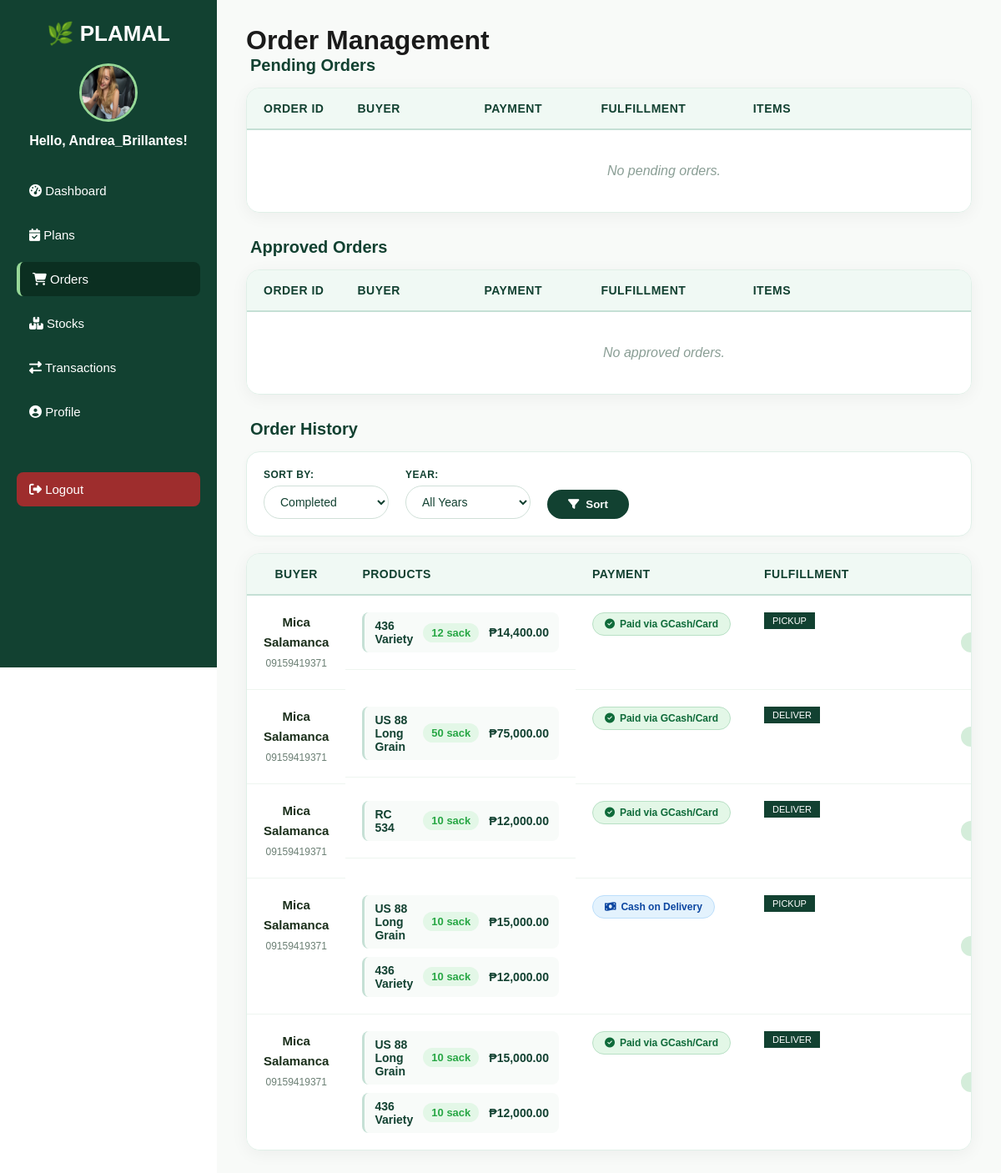
The page /farmer/orders.php (signed in) on the database its author committed.
### tables this page shows
CREATE TABLE `farmer_details` (
  `id` int(11) NOT NULL,
  `user_id` int(11) NOT NULL,
  `farmer_name` varchar(150) DEFAULT NULL,
  `farm_area` varchar(100) DEFAULT NULL,
  `phone` varchar(50) DEFAULT NULL,
  `registry_num` varchar(100) NOT NULL,
  `photo` varchar(255) DEFAULT NULL,
  `street` varchar(255) DEFAULT NULL,
  `barangay` varchar(120) DEFAULT NULL,
  `full_address` varchar(255) DEFAULT NULL,
  `city` varchar(255) DEFAULT NULL,
  `citymun_code` varchar(10) DEFAULT NULL,
  `province` varchar(100) DEFAULT NULL,
  `province_code` varchar(10) DEFAULT NULL,
  `zip` varchar(50) DEFAULT NULL
);

CREATE TABLE `orders` (
  `id` int(11) NOT NULL,
  `buyer_id` int(11) NOT NULL,
  `farmer_id` int(11) NOT NULL,
  `fulfillment` varchar(20) NOT NULL DEFAULT 'pickup',
  `delivery_address` text DEFAULT NULL,
  `date_needed` date DEFAULT NULL,
  `status` varchar(20) NOT NULL DEFAULT 'pending',
  `decline_reason` varchar(255) DEFAULT NULL,
  `created_at` datetime NOT NULL DEFAULT current_timestamp(),
  `completed_at` datetime DEFAULT NULL,
  `completed_by` varchar(50) DEFAULT NULL,
  `stock_deducted` tinyint(1) NOT NULL DEFAULT 0,
  `outflow_logged` tinyint(1) NOT NULL DEFAULT 0,
  `delivery_provider` varchar(50) DEFAULT NULL,
  `delivery_fee` decimal(10,2) NOT NULL DEFAULT 0.00,
  `payment_method` varchar(30) NOT NULL DEFAULT 'cod',
  `payment_status` varchar(20) NOT NULL DEFAULT 'unpaid',
  `payment_reference` varchar(100) DEFAULT NULL
);

CREATE TABLE `buyer_details` (
  `id` int(11) NOT NULL,
  `user_id` int(11) NOT NULL,
  `full_name` varchar(150) DEFAULT NULL,
  `phone` varchar(50) DEFAULT NULL,
  `photo` varchar(255) DEFAULT NULL,
  `address_label` varchar(50) DEFAULT NULL,
  `street` varchar(255) DEFAULT NULL,
  `barangay` varchar(120) DEFAULT NULL,
  `full_address` varchar(255) DEFAULT NULL,
  `city` varchar(255) DEFAULT NULL,
  `citymun_code` varchar(10) DEFAULT NULL,
  `province` varchar(100) DEFAULT NULL,
  `province_code` varchar(10) DEFAULT NULL,
  `zip` varchar(50) DEFAULT NULL
);

CREATE TABLE `order_items` (
  `id` int(11) NOT NULL,
  `order_id` int(11) NOT NULL,
  `product_id` int(11) NOT NULL,
  `product_name` varchar(100) NOT NULL,
  `qty` int(11) NOT NULL,
  `price` decimal(10,2) NOT NULL,
  `unit` varchar(30) DEFAULT NULL
);

### farmer/orders.php (the view, shortened to what this page needs)
<?php
require_once "../db_connection.php";
$farmer_id = (int)$_SESSION['user_id'];
$farmerId = (int)$_SESSION['user_id'];
$farmerName = htmlspecialchars($_SESSION['username']);
$stmt = $conn->prepare("SELECT photo FROM farmer_details WHERE user_id = ?");
$stmt->bind_param("i", $farmerId);
$stmt->execute();
$result = $stmt->get_result();
$row = $result->fetch_assoc();
$farmerPhoto = !empty($row['photo']) ? "../uploads/" . $row['photo'] : "../images/default-avatar.png";
function money($n){ return "₱" . number_format((float)$n, 2); }
$historyType = $_GET['history'] ?? 'completed';
$historyYear = $_GET['history_year'] ?? 'all';
$historyMap = [
  'completed' => 'completed',
  'cancelled' => 'cancelled',
  'declined'  => 'declined'
];
$historyStatus = $historyMap[$historyType] ?? 'completed';
function fetchOrdersNoYear($conn, $farmer_id, $status) {
  $stmt = $conn->prepare("
    SELECT
      o.*,
      bd.full_name AS buyer_name,
      bd.phone AS buyer_phone
    FROM orders o
    LEFT JOIN buyer_details bd ON bd.user_id = o.buyer_id
    WHERE o.farmer_id = ?
      AND o.status = ?
    ORDER BY o.id DESC
  ");
  $stmt->bind_param("is", $farmer_id, $status);
  $stmt->execute();
  $res = $stmt->get_result();
  $rows = [];
  return $rows;
}
function fetchHistory($conn, $farmer_id, $status, $year) {
  if ($year === 'all') {
    $stmt = $conn->prepare("
      SELECT
        o.*,
        bd.full_name AS buyer_name,
        bd.phone AS buyer_phone
      FROM orders o
      LEFT JOIN buyer_details bd ON bd.user_id = o.buyer_id
      WHERE o.farmer_id = ?
        AND o.status = ?
      ORDER BY o.id DESC
    ");
    $stmt->bind_param("is", $farmer_id, $status);
  }
  $stmt->execute();
  $res = $stmt->get_result();
  $rows = [];
  while($r = $res->fetch_assoc()) $rows[] = $r;
  return $rows;
}
function fetchItems($conn, $order_id) {
  $stmt = $conn->prepare("SELECT product_name, qty, price, unit FROM order_items WHERE order_id=?");
  $stmt->bind_param("i", $order_id);
  $stmt->execute();
  $res = $stmt->get_result();
  $items = [];
  while($r = $res->fetch_assoc()) $items[] = $r;
  return $items;
}
function paymentBadge($method, $status) {
  $method = strtolower($method ?? 'cod');
  $status = strtolower($status ?? 'unpaid');
  if ($method === 'paymongo' && $status === 'paid') {
    return '<span class="payment-badge paid"><i class="fas fa-check-circle"></i> Paid via GCash/Card</span>';
  } elseif ($method === 'paymongo' && $status === 'unpaid') {
    return '<span class="payment-badge pending"><i class="fas fa-clock"></i> Payment Pending</span>';
  } elseif ($method === 'cod') {
    return '<span class="payment-badge cod"><i class="fas fa-money-bill-wave"></i> Cash on Delivery</span>';
  }
  return '<span class="payment-badge">Unknown</span>';
}
$pendingOrders  = fetchOrdersNoYear($conn, $farmer_id, 'pending');
$approvedOrders = fetchOrdersNoYear($conn, $farmer_id, 'approved');
$historyOrders  = fetchHistory($conn, $farmer_id, $historyStatus, $historyYear);
?>
<!DOCTYPE html>
<html lang="en">
<head>
  <link rel="stylesheet" href="css/orders.css">
  <link rel="stylesheet" href="css/mobileview.css">
  <link rel="stylesheet" href="https://cdnjs.cloudflare.com/ajax/libs/font-awesome/6.4.0/css/all.min.css">
</head>
<body>
<div class="sidebar">
  <h2 class="logo">🌿 PLAMAL</h2>
  <div class="farmer-info">
    <img src="<?php echo $farmerPhoto; ?>" alt="Farmers" class="avatar">
    <p class="farmer-name">Hello, <?php echo $farmerName; ?>!</p>
  </div>
  <nav class="menu">
        <a href="farmer_dashboard.php" class="menu-item"><i class="fas fa-tachometer-alt"></i> Dashboard</a>
        <a href="crops.php" class="menu-item"> <i class="fas fa-calendar-check"></i> Plans</a>
        <a href="orders.php" class="menu-item active"> <i class="fas fa-shopping-cart"></i> Orders</a>
        <a href="stocks.php" class="menu-item"> <i class="fas fa-boxes"></i> Stocks</a>
        <a href="earnings.php" class="menu-item"><i class="fas fa-exchange-alt"></i> Transactions</a>
        <a href="profile.php" class="menu-item"><i class="fas fa-user-circle"></i>  Profile</a>
        <a href="logout.php" class="menu-item logout"><i class="fas fa-sign-out-alt"></i> Logout</a>
  </nav>
</div>
<div class="orders-container">
  <div class="orders-header">
    <h1>Order Management</h1>
  </div>
  <h2 class="table-title">Pending Orders</h2>
  <div class="table-responsive">
    <table class="orders-table">
      <thead>
        <tr>
          <th>Order ID</th>
          <th>Buyer</th>
          <th>Payment</th>
          <th>Fulfillment</th>
          <th>Items</th>
          <th>Actions</th>
        </tr>
      </thead>
      <tbody>
      <?php if (count($pendingOrders) === 0): ?>
        <tr><td colspan="6" class="empty-message">No pending orders.</td></tr>
      <?php endif; ?>
      </tbody>
    </table>
  </div>
  <h2 class="table-title">Approved Orders</h2>
  <div class="table-responsive">
    <table class="orders-table">
      <thead>
        <tr>
          <th>Order ID</th>
          <th>Buyer</th>
          <th>Payment</th>
          <th>Fulfillment</th>
          <th>Items</th>
          <th>Actions</th>
        </tr>
      </thead>
      <tbody>
      <?php if (count($approvedOrders) === 0): ?>
        <tr><td colspan="6" class="empty-message">No approved orders.</td></tr>
      <?php endif; ?>
      </tbody>
    </table>
  </div>
  <h2 class="table-title">Order History</h2>
  <form method="GET" class="history-filter">
    <div class="filter-group">
      <label>SORT BY:</label>
      <select name="history" class="filter-select">
        <option value="completed" <?= ($historyType==='completed'?'selected':'') ?>>Completed</option>
      </select>
    </div>
    <div class="filter-group">
      <label>YEAR:</label>
      <select name="history_year" class="filter-select">
        <option value="all" <?= ($historyYear==='all'?'selected':'') ?>>All Years</option>
      </select>
    </div>
    <button type="submit" class="filter-btn">
      <i class="fas fa-filter"></i> Sort
    </button>
  </form>
  <div class="table-responsive history-table">
    <table class="orders-table">
      <thead>
        <tr>
          <th>Buyer</th>
          <th>Products</th>
          <th>Payment</th>
          <th>Fulfillment</th>
          <th>Status</th>
        </tr>
      </thead>
      <tbody>
      <?php if (count($historyOrders) === 0): ?>
        <tr><td colspan="5" class="empty-message">No history orders.</td></tr>
      <?php else: ?>
        <?php foreach($historyOrders as $o): ?>
          <?php
            $items = fetchItems($conn, (int)$o['id']);
          ?>
          <tr>
            <td class="buyer-info">
              <strong><?= htmlspecialchars($o['buyer_name'] ?? 'Buyer') ?></strong><br>
              <span class="small"><?= htmlspecialchars($o['buyer_phone'] ?? '') ?></span>
            </td>
            <td class="items-list">
            <?php foreach($items as $it):
              $item_total = (int)$it['qty'] * (float)$it['price'];
            ?>
              <div class="item-row">
                <span class="item-name"><?= htmlspecialchars($it['product_name']) ?></span>
                <span class="item-qty"><?= (int)$it['qty'] ?> <?= htmlspecialchars($it['unit'] ?? 'sack') ?></span>
                <span class="item-price"><?= money($item_total) ?></span>
              </div>
            <?php endforeach; ?>
            </td>
            <td>
              <?= paymentBadge($o['payment_method'] ?? 'cod', $o['payment_status'] ?? 'unpaid') ?>
            </td>
            <td>
              <span class="pill fulfillment"><?= htmlspecialchars(strtoupper($o['fulfillment'])) ?></span>
            </td>
            <td>
              <span class="status-badge status-<?= strtolower($o['status'] ?? '') ?>">
              </span>
            </td>
          </tr>
        <?php endforeach; ?>
      <?php endif; ?>
      </tbody>
    </table>
  </div>
</div>
</body>
</html>

### farmer/css/mobileview.css (style rules this page uses)
html, body { max-width: 100%; overflow-x: hidden; margin: 0 !important; padding: 0 !important; }

### farmer/orders.php (style rules this page uses)
.orders-table th, .orders-table td { text-align: left; vertical-align: top; }
.orders-table th:last-child, .orders-table td:last-child { text-align: center; }

### rows shown on the page
farmer_details: photo (picture)
orders: buyer_details.full_name "Mica Salamanca", buyer_details.phone "09159419371", payment_method "paymongo" (drawn), fulfillment "PICKUP"
order_items: product_name "436 Variety", qty "12", unit "sack", money($item_total) "₱14,400.00"
orders: buyer_details.full_name "Mica Salamanca", buyer_details.phone "09159419371", payment_method "paymongo" (drawn), fulfillment "DELIVER"
order_items: product_name "US 88 Long Grain", qty "50", unit "sack", money($item_total) "₱75,000.00"
orders: buyer_details.full_name "Mica Salamanca", buyer_details.phone "09159419371", payment_method "paymongo" (drawn), fulfillment "DELIVER"
order_items: product_name "RC 534", qty "10", unit "sack", money($item_total) "₱12,000.00"
orders: buyer_details.full_name "Mica Salamanca", buyer_details.phone "09159419371", payment_method "cod" (drawn), fulfillment "PICKUP"
order_items: product_name "US 88 Long Grain", qty "10", unit "sack", money($item_total) "₱15,000.00"
order_items: product_name "436 Variety", qty "10", unit "sack", money($item_total) "₱12,000.00"
orders: buyer_details.full_name "Mica Salamanca", buyer_details.phone "09159419371", payment_method "paymongo" (drawn), fulfillment "DELIVER"

### other values the page prints
$farmerName "Andrea_Brillantes"
